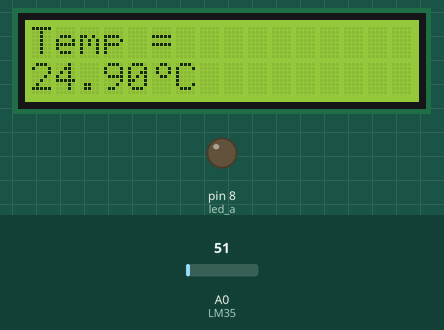
Simulated run of this sketch. Board: Arduino Uno, built with avr-gcc and run on an emulated ATmega328P. Shown: 16×2 character LCD, output pins drawn as LEDs (lit = HIGH). Inputs (shaded band) come from the test bench; at power-on: A0 (LM35) = 51.

Above: at 1.2 s.
1.3 s: A0 (LM35) set to 73
At 2.7 s:
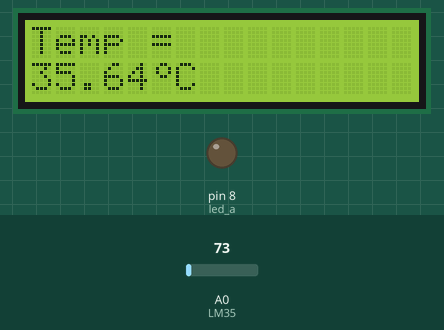
3.0 s: A0 (LM35) set to 85
At 4.0 s:
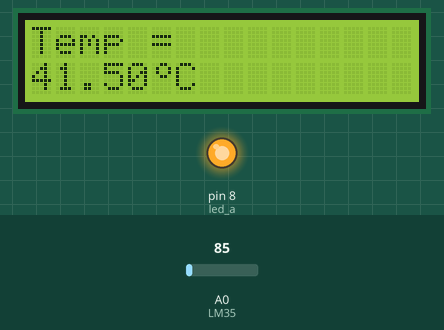
4.5 s: A0 (LM35) set to 71
At 5.3 s:
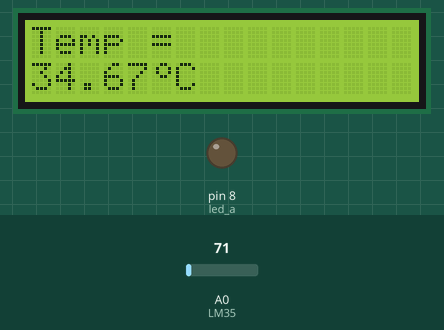
Timing chart, 0 to 7.5 s (numbered marks = the images above; inputs shaded):
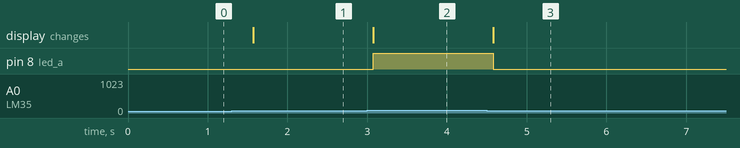

The sketch:

simulasi_LCD.ino
```cpp
#include <LiquidCrystal.h>
LiquidCrystal LCD(2,3,4,5,6,7);
#define LM35 A0

int led_a = 8;
float rcv=0.0;
float temp = 0.0;


byte deg[8]={B00110, B01001, B01001, B00110, B00000, B00000, B00000, B00000};


void setup()
{
  LCD.begin(16,2);
  LCD.setCursor(0,0);
  LCD.print("Temp = ");
  LCD.createChar(3, deg);
  LCD.setCursor(5,1);
  LCD.write(byte(3));
  pinMode (led_a, OUTPUT);
}

void loop()
{
  rcv = analogRead(LM35);
  temp = (rcv * (5.0/1024.0)*1000)/10;
  LCD.setCursor(0,1);
  LCD.print(temp);
  LCD.setCursor(6,1);
  LCD.print("C");
  if (temp >=38)
  {
    digitalWrite(led_a, HIGH);
  }
  else
  {
    digitalWrite(led_a, LOW);
  }
  delay (500);
}
```

Measured:
- the behaviour switches between 77 and 78 on A0 (LM35) (found by bisection; images 1 and 2)
- after the input at 1.3 s, the display: changes after 0.27 s (image 1)
- after the input at 3.0 s, pin 8 (led_a): LOW → HIGH after 0.08 s; the display: changes after 0.08 s (image 2)
- after the input at 4.5 s, pin 8 (led_a): HIGH → LOW after 0.08 s; the display: changes after 0.08 s (image 3)
